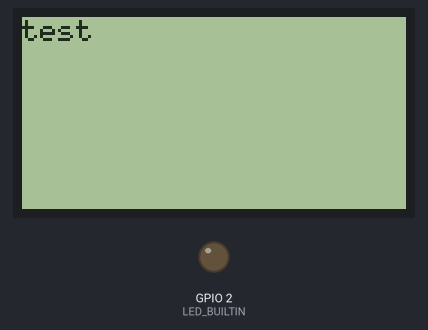
Recording of a sketch running on a simulated ESP32. On the bench: 128×64 one-colour display, output pins drawn as LEDs (lit = HIGH). WiFi joins after 1.5 s; servers stay silent unless stated; what the sketch prints to the serial monitor is not drawn.

Above: at 0.1 s.

The sketch:

ESP32_WifiConnect.ino
```cpp
#if CONFIG_FREERTOS_UNICORE
#define ARDUINO_RUNNING_CORE 0
#else
#define ARDUINO_RUNNING_CORE 1
#endif

#include <Arduino.h>
#include <U8g2lib.h>
#include "WiFi.h"

#ifndef LED_BUILTIN
#define LED_BUILTIN 2
#endif
#define LCD_CLK 18 //GPIO 18
#define LCD_DATA 21 //GPIO21
#define LCD_CS 05 //GPIO05

#define WIFI_NETWORK "TuyenHaT1"
#define WIFI_PASSWORD "12345654"
#define WIFI_CHECKTIME 10000
#define WIFI_TIMEOUT_MS 20000
#define WIFI_RECOVER_TIME_MS 30000

// define task
void TaskWiFi( void *pvParameters );
void TaskDisplay( void *pvParameters );
void TaskStatusLed( void *pvParameters);
// setup lcd and lcd function
U8G2_ST7920_128X64_F_SW_SPI u8g2(U8G2_R0, /* clock=*/ LCD_CLK /* A4 */ , /* data=*/ LCD_DATA /* A2 */, /* CS=*/ LCD_CS /* A3 */, /* reset=*/ U8X8_PIN_NONE);
void u8g2_prepare(void) {
  u8g2.setFont(u8g2_font_6x10_tf);
  u8g2.setFontRefHeightExtendedText();
  u8g2.setDrawColor(1);
  u8g2.setFontPosTop();
  u8g2.setFontDirection(0);
}
void u8g2_ascii_1() {
  char s[2] = " ";
  uint8_t x, y;
  u8g2.drawStr( 0, 0, "ASCII page 1");
  for( y = 0; y < 6; y++ ) {
    for( x = 0; x < 16; x++ ) {
      s[0] = y*16 + x + 32;
      u8g2.drawStr(x*7, y*10+10, s);
    }
  }
}
// End lcd fucntion
// WiFi function

// End WiFi function
// Begin lcd screen
void mainScreen(){
  u8g2.drawStr( 0, 0, "test");
  }
void WifiScreen(){

  }
// End lcd screen
// Status led
void statusLed(int ton,int toff){
  digitalWrite(LED_BUILTIN, HIGH);
  vTaskDelay(ton);
  digitalWrite(LED_BUILTIN, LOW);
  vTaskDelay(toff);
  }

// the setup function
void setup() {
  Serial.begin(115200);
  u8g2.begin();

  xTaskCreatePinnedToCore(TaskWiFi, "TaskWiFi", 3072, NULL, 1, NULL, ARDUINO_RUNNING_CORE);
  xTaskCreatePinnedToCore(TaskDisplay, "TaskDisplay", 1024, NULL, 2, NULL, ARDUINO_RUNNING_CORE);
  xTaskCreatePinnedToCore(TaskStatusLed, "TaskStatusLed", 512, NULL, 3, NULL, ARDUINO_RUNNING_CORE);

}
// loop loop
void loop()
{
  // Do not place code here
}
/*---------------------- Tasks ---------------------*/
void TaskStatusLed(void *pvParameters){
    (void) pvParameters;
    char uxHighWaterMark;
    pinMode(LED_BUILTIN,OUTPUT);
    for (;;) {
      statusLed(05,5000);
      vTaskDelay(1);
      }
  }
void TaskWiFi(void *pvParameters){
    (void) pvParameters;
    for (;;) {
        if (WiFi.status() == WL_CONNECTED){
             vTaskDelay(WIFI_CHECKTIME);
             Serial.print("Still connect to ");
             Serial.println(WIFI_NETWORK);
             continue;
          }
        Serial.print("Try to connect: ");
        Serial.println(WIFI_NETWORK);
        WiFi.begin(WIFI_NETWORK, WIFI_PASSWORD);
        unsigned long startAttemptTime = millis();
        while (WiFi.status() != WL_CONNECTED && (millis() - startAttemptTime) < WIFI_TIMEOUT_MS) {
            vTaskDelay(1000);
            Serial.println("Disconnected from wifi AP");
          }
        if (WiFi.status() != WL_CONNECTED){
             vTaskDelay(WIFI_RECOVER_TIME_MS);
             Serial.println("Check again network ");
             Serial.println(WIFI_NETWORK);
             continue;
          }
        Serial.println("WiFi connected");
        Serial.println("IP address: ");
        Serial.println(WiFi.localIP());
        vTaskDelay(1);
        }
  }
void TaskDisplay(void *pvParameters){ // Run Diskplay Task
    (void) pvParameters;
    char uxHighWaterMark;
    for(;;) {
     u8g2_prepare();
     u8g2.firstPage();

      do {
      //u8g2_ascii_1();
      mainScreen();
     } while ( u8g2.nextPage() );
      vTaskDelay(20);
      }

  }
```
